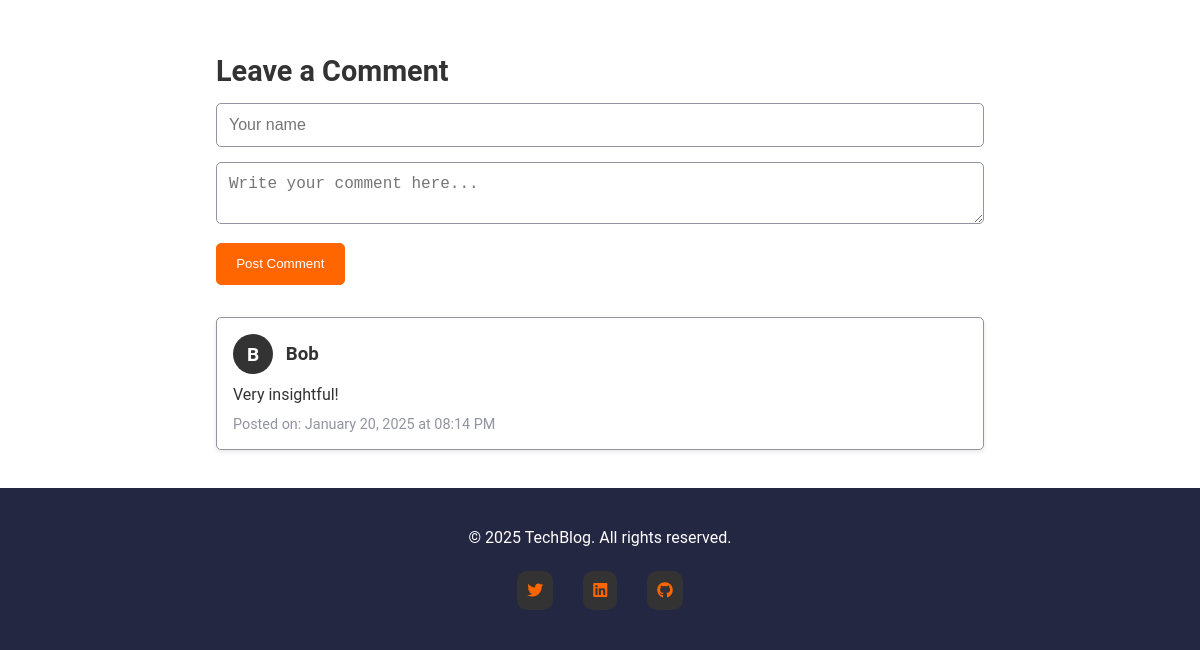
The page /post/2 (lower part) on the database as committed earlier.
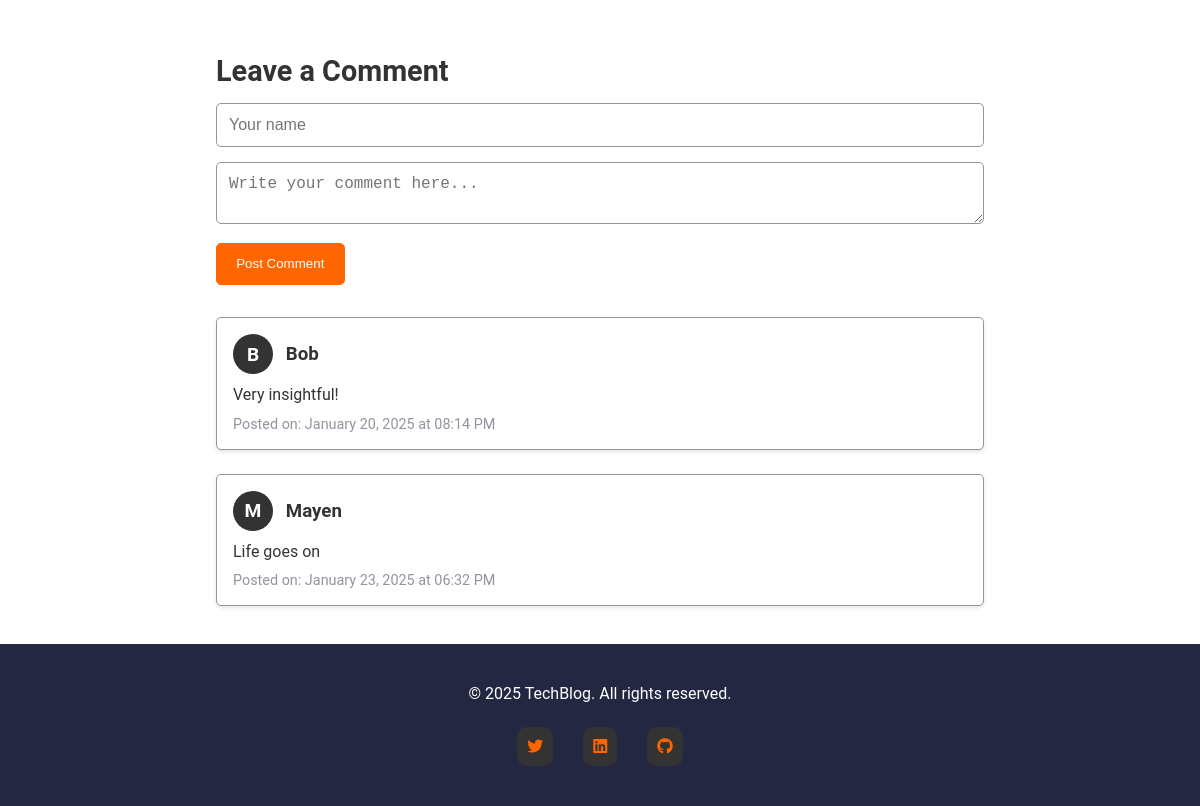
The same page on the database as committed later.
### models.py (models this page shows)
class Comment(db.Model):
    __tablename__ = 'comments'
    id = db.Column(db.Integer, primary_key=True)
    body = db.Column(db.Text, nullable=False)
    username = db.Column(db.String(100), nullable=False)  # Add this field
    date_posted = db.Column(db.DateTime, default=datetime.utcnow)
    post_id = db.Column(db.Integer, db.ForeignKey('posts.id'), nullable=False)

### app.py (the view)
    @app.route("/post/<int:post_id>")
    def post(post_id):
        post = Post.query.get_or_404(post_id)
        comments = Comment.query.filter_by(post_id=post.id).all()
        return render_template("post.html", post=post, comments=comments)

### templates/post.html (shortened to what this page needs)
{% extends "base.html" %}
{% block content %}
<article class="blog-post">
</article>
<section id="comments" class="comments-section">
  <h2>Leave a Comment</h2>
  <form id="comment-form" method="POST" action="/add_comment/{{ post.id }}">
    <input type="text" name="username" class="comment-input" placeholder="Your name" required>
    <textarea name="content" class="comment-input" placeholder="Write your comment here..." required></textarea>
    <button type="submit" class="submit-comment-btn">Post Comment</button>
  </form>
  <div id="comment-list" class="comment-list">
    {% if comments %}
    {% for comment in comments %}
    <div class="comment">
      <div class="comment-header">
        <div class="avatar">{{ comment.username[0] | upper }}</div>
        <h3>{{ comment.username }}</h3>
      </div>
      <p class="comment-content">{{ comment.body }}</p>
      <p class="comment-date">Posted on: {{ comment.date_posted.strftime('%B %d, %Y at %I:%M %p') }}</p>
    </div>
    {% endfor %}
    {% else %}
    <p class="no-comments">Be the first to comment!</p>
    {% endif %}
  </div>
</section>
{% endblock %}

### templates/base.html (shortened to what this page needs)
<!DOCTYPE html>
<html lang="en">
<head>
  <link rel="stylesheet" href="{{ url_for('static', filename='css/styles.css') }}">
  <link rel="stylesheet" href="https://cdnjs.cloudflare.com/ajax/libs/font-awesome/6.6.0/css/all.min.css">
</head>
<body>
  <main>
    {% block content %}{% endblock %}
  </main>
  <footer>
    <div class="footer-content">
      <p>&copy; {{ year }} TechBlog. All rights reserved.</p>
      <div class="social-links">
        <a href="#" aria-label="Twitter"><i class="fab fa-twitter"></i></a>
        <a href="#" aria-label="Linkedin"><i class="fab fa-linkedin"></i></a>
        <a href="#" aria-label="Github"><i class="fab fa-github"></i></a>
      </div>
    </div>
  </footer>
</body>
</html>

### static/css/styles.css (style rules this page uses)
:root { --background-color: hsl(0, 0%, 100%); --text-color: hsl(0, 0%, 20%); --logo-color: hsl(0, 0%, 100%); --link-color: hsl(24, 100%, 50%); --button-bg: hsl(24, 100%, 50%); --button-color: hsl(0, 0%, 100%); --grey: hsl(231, 7%, 60%); --charcoal-grey: hsl(235, 18%, 26%); --dark-slate-grey: hsl(234, 29%, 20%); }
body { background-color: var(--background-color); font-family: "Roboto", "Open Sans", sans-serif, "Lora"; color: var(--text-color); transition: background-color 0.3s ease, color 0.3s ease; }
* { margin: 0; padding: 0; box-sizing: border-box; }
footer { background-color: var(--dark-slate-grey); color: var(--button-color); text-align: center; padding: 40px; }
footer .social-links { margin-top: 1.5rem; display: flex; align-items: center; justify-content: center; }
footer .social-links a { color: var(--link-color); margin: 0 15px; padding: 10px; border-radius: 10px; background-color: var(--text-color); transition: background-color 0.3s; }
.blog-post { background-color: var(--background-color); padding: 20px; border-radius: 8px; margin-top: 4rem; max-width: 800px; margin: 0 auto; }
h2 { font-size: 1.8rem; margin-top: 1rem; margin-bottom: 1rem; }
.comments-section { margin-top: 1rem; padding: 0.4rem 1rem; border-radius: 8px; max-width: 800px; margin: 0 auto; }
.comments-section h2 { font-size: 1.8rem; margin-bottom: 15px; }
.comment-input { width: 100%; padding: 12px; font-size: 1rem; margin-bottom: 15px; border: 1px solid var(--grey); border-radius: 5px; }
.submit-comment-btn { padding: 0.8rem 1.2rem; background-color: var(--button-bg); color: var(--button-color); border: 1px solid var(--button-bg); border-radius: 5px; cursor: pointer; transition: background-color 0.4s ease; }
.comment-list { margin: 2rem 0; }
.comment { margin-bottom: 1.5rem; padding: 1rem; background-color: var(--background-color); border: 1px solid var(--grey); border-radius: 5px; box-shadow: 0 2px 4px rgba(0, 0, 0, 0.1); }
.comment-header { display: flex; align-items: center; margin-bottom: 0.5rem; }
.avatar { display: flex; align-items: center; justify-content: center; width: 40px; height: 40px; margin-right: 0.8rem; font-size: 1.2rem; font-weight: bold; color: var(--background-color); background-color: var(--text-color); border-radius: 50%; }
.comment-content { margin: 0.7rem 0; font-size: 1rem; color: var(--text-color); }
.comment-date { font-size: 0.9rem; color: var(--grey); }

Rows that differ between the two databases and show on the page:
added Comment: username "M", username "Mayen", body "Life goes on", date_posted "January 23, 2025 at 06:32 PM"
